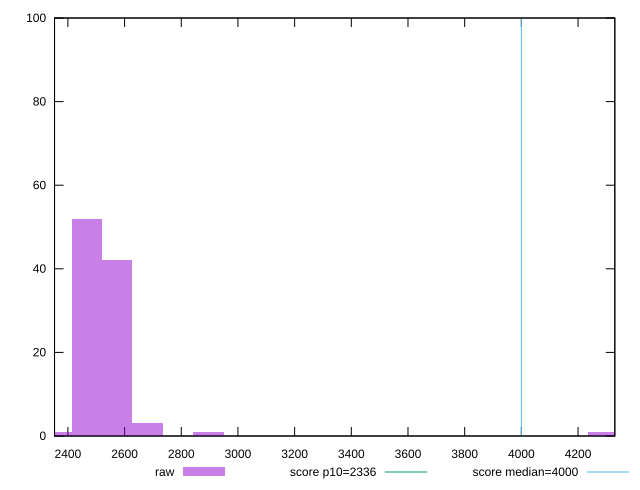

This figure's gnuplot source:
reset

$raw <<EOF
4289.584190283346 1
2573.7505141700076 42
2466.510909412924 52
2680.9901189270913 3
2895.4693284412588 1
2359.2713046558406 1
EOF

set key outside below
set boxwidth 107.23960475708365
set xrange [2352.8495000000003:4329.7725]
set yrange [0:100]
set trange [0:100]
set style fill transparent solid 0.5 noborder

set parametric
set terminal svg size 640, 490 enhanced background rgb 'white'
set output "report_00025_2021-02-22T21:38:55.199Z/first-contentful-paint/samples/pages+cached/raw/histogram.svg"

plot $raw title "raw" with boxes, \
     2336,t title "score p10=2336", \
     4000,t title "score median=4000"

reset
